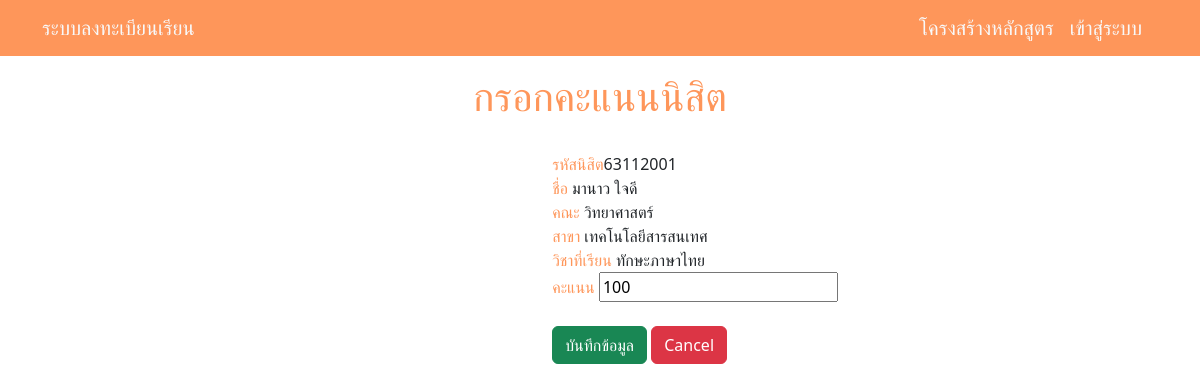
Page /fill_score_edit.php?reg_id=1 on the committed database.
### tables this page shows
CREATE TABLE `registra` (
  `reg_id` int(10) NOT NULL,
  `user_id` varchar(8) DEFAULT NULL,
  `cou_id` varchar(6) DEFAULT NULL,
  `reg_score` int(11) NOT NULL,
  `grade` double NOT NULL
);

CREATE TABLE `student` (
  `user_id` varchar(8) NOT NULL,
  `stu_fname` varchar(30) NOT NULL,
  `stu_lname` varchar(30) NOT NULL,
  `stu_gender` varchar(30) NOT NULL,
  `stu_phone` varchar(10) NOT NULL,
  `stu_gpa` double NOT NULL,
  `stu_address` varchar(100) NOT NULL,
  `stu_email` varchar(30) NOT NULL,
  `stu_birth` date NOT NULL,
  `fac_id` varchar(8) NOT NULL,
  `branch_id` varchar(8) NOT NULL,
  `ra_id` varchar(2) NOT NULL
);

CREATE TABLE `faculty` (
  `fac_id` varchar(8) NOT NULL,
  `fac_name` varchar(30) NOT NULL,
  `fac_tel` varchar(30) NOT NULL
);

CREATE TABLE `branch` (
  `branch_id` varchar(6) NOT NULL,
  `branch_name` varchar(30) NOT NULL,
  `fac_id` varchar(8) NOT NULL
);

CREATE TABLE `course` (
  `cou_id` varchar(6) NOT NULL,
  `cou_name` varchar(30) NOT NULL,
  `cou_credit` int(1) NOT NULL,
  `cou_num_of_group` int(20) NOT NULL,
  `cou_num_of_student` int(10) NOT NULL,
  `cou_building` varchar(30) NOT NULL,
  `sche_Emp_id` varchar(8) DEFAULT NULL
);

### fill_score_edit.php (the view, shortened to what this page needs)
<?php
include 'conn.php';
include "navbar.php";
?>
<!DOCTYPE html>
<html lang="en">
<head>
    <link href="https://cdn.jsdelivr.net/npm/bootstrap@5.3.0-alpha1/dist/css/bootstrap.min.css" rel="stylesheet"
>
</head>
<body>
    <div class="container py-5">
        <br>
        <div class="col-md-auto">
            <h1 class="text-center" style="color: #fe965a;">กรอกคะแนนนิสิต</h1><br>
        </div>
        <div class="row justify-content-md-center">
            <div class="col col-lg-2"></div>
            <div class="col-md-auto">
            <?php
            $id = $_GET['reg_id'];
            $sql = "SELECT * FROM registra
                INNER JOIN student ON
                registra.user_id = student.user_id
                INNER JOIN course ON
                registra.cou_id = course.cou_id
                INNER JOIN faculty ON
                student.fac_id = faculty.fac_id
                INNER JOIN branch ON
                student.branch_id = branch.branch_id
                WHERE reg_id = '$id'";
            $query = mysqli_query($conn,$sql);
            $result = mysqli_fetch_array($query,MYSQLI_ASSOC);
            ?>
        <form action="fill_score_save.php" method="post">
        <label style="color: #fe965a;">รหัสนิสิต</label>
            <?php echo $result["user_id"];?>
            <br>
            <label style="color: #fe965a;">ชื่อ</label>
            <?php echo $result['stu_fname'].' '.$result['stu_lname'];?><br>
            <label style="color: #fe965a;">คณะ</label>
            <?php echo $result["fac_name"];?><br>
            <label style="color: #fe965a;">สาขา</label>
            <?php echo $result["branch_name"];?><br>
            <label style="color: #fe965a;">วิชาที่เรียน</label>
            <?php echo $result["cou_name"];?><br>
            <label style="color: #fe965a;">คะแนน</label>
            <input type="number" name="reg_score" value="<?php echo $result["reg_score"];?>" max="100" required>
            <br>
            <br>
            <button style="color: white;" class="btn btn-success" type="submit" name="submit" value="submit">บันทึกข้อมูล</button>
            <a href="fill_in_stu_scores.php" class="btn btn-danger">Cancel</a>
            </form>
</div>
</body>
</html>

### rows in the picture
registra: user.user_id "63112001", user.stu_fname "มานาว", user.stu_lname "ใจดี", faculty.fac_name "วิทยาศาสตร์", branch.branch_name "เทคโนโลยีสารสนเทศ", cou.cou_name "ทักษะภาษาไทย", reg_score "100"
